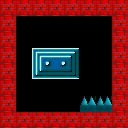

This is a level from a 2D game, rendered from its Tiled map with the project's own tilesets. A one-line summary and the complete map file follow:
An orthogonal 8x8 tile map with 16x16 px tiles, 1 tile layer (main).

<map version="1.0" orientation="orthogonal" renderorder="right-down" width="8" height="8" tilewidth="16" tileheight="16" nextobjectid="1">
 <tileset firstgid="1" name="tiles" tilewidth="16" tileheight="16" tilecount="16" columns="4">
  <image source="../images/tiles/test.png" width="64" height="64" />
 </tileset>
 <layer name="main" width="8" height="8">
  <data encoding="csv">
1,1,1,1,1,1,1,1,
1,0,0,0,0,0,0,1,
1,0,0,0,0,0,0,1,
1,0,2,3,4,0,0,1,
1,0,6,7,8,0,0,1,
1,0,0,0,0,0,0,1,
1,0,0,0,0,5,5,1,
1,1,1,1,1,1,1,1
</data>
 </layer>
</map>
